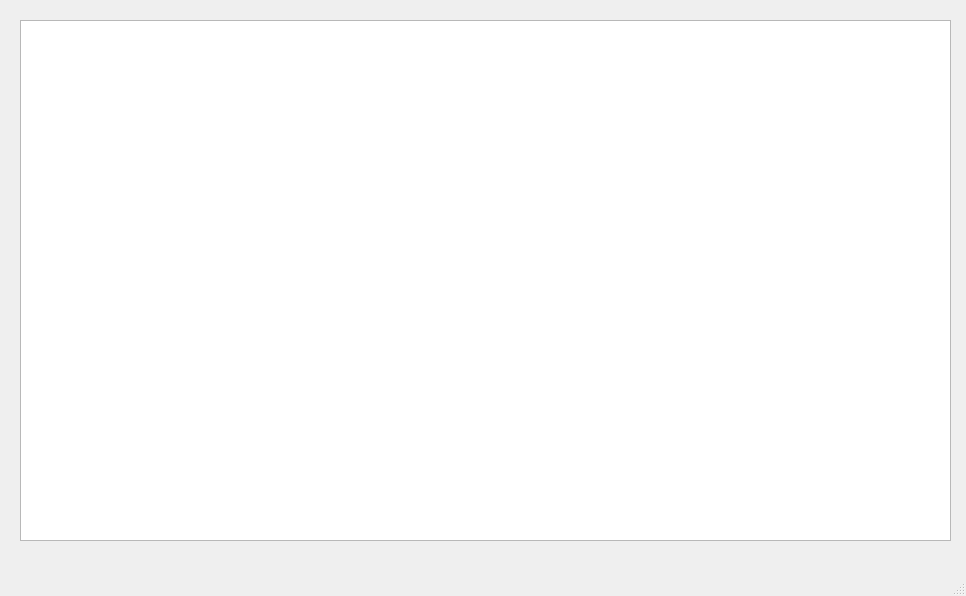
<?xml version="1.0" encoding="UTF-8"?>
<ui version="4.0">
 <class>MainWindow</class>
 <widget class="QMainWindow" name="MainWindow">
  <property name="geometry">
   <rect>
    <x>0</x>
    <y>0</y>
    <width>966</width>
    <height>596</height>
   </rect>
  </property>
  <property name="windowTitle">
   <string>MainWindow</string>
  </property>
  <widget class="QWidget" name="centralwidget">
   <widget class="QTableWidget" name="table">
    <property name="geometry">
     <rect>
      <x>20</x>
      <y>20</y>
      <width>931</width>
      <height>521</height>
     </rect>
    </property>
   </widget>
  </widget>
  <widget class="QMenuBar" name="menubar">
   <property name="geometry">
    <rect>
     <x>0</x>
     <y>0</y>
     <width>966</width>
     <height>26</height>
    </rect>
   </property>
  </widget>
  <widget class="QStatusBar" name="statusbar"/>
 </widget>
 <resources/>
 <connections/>
</ui>
